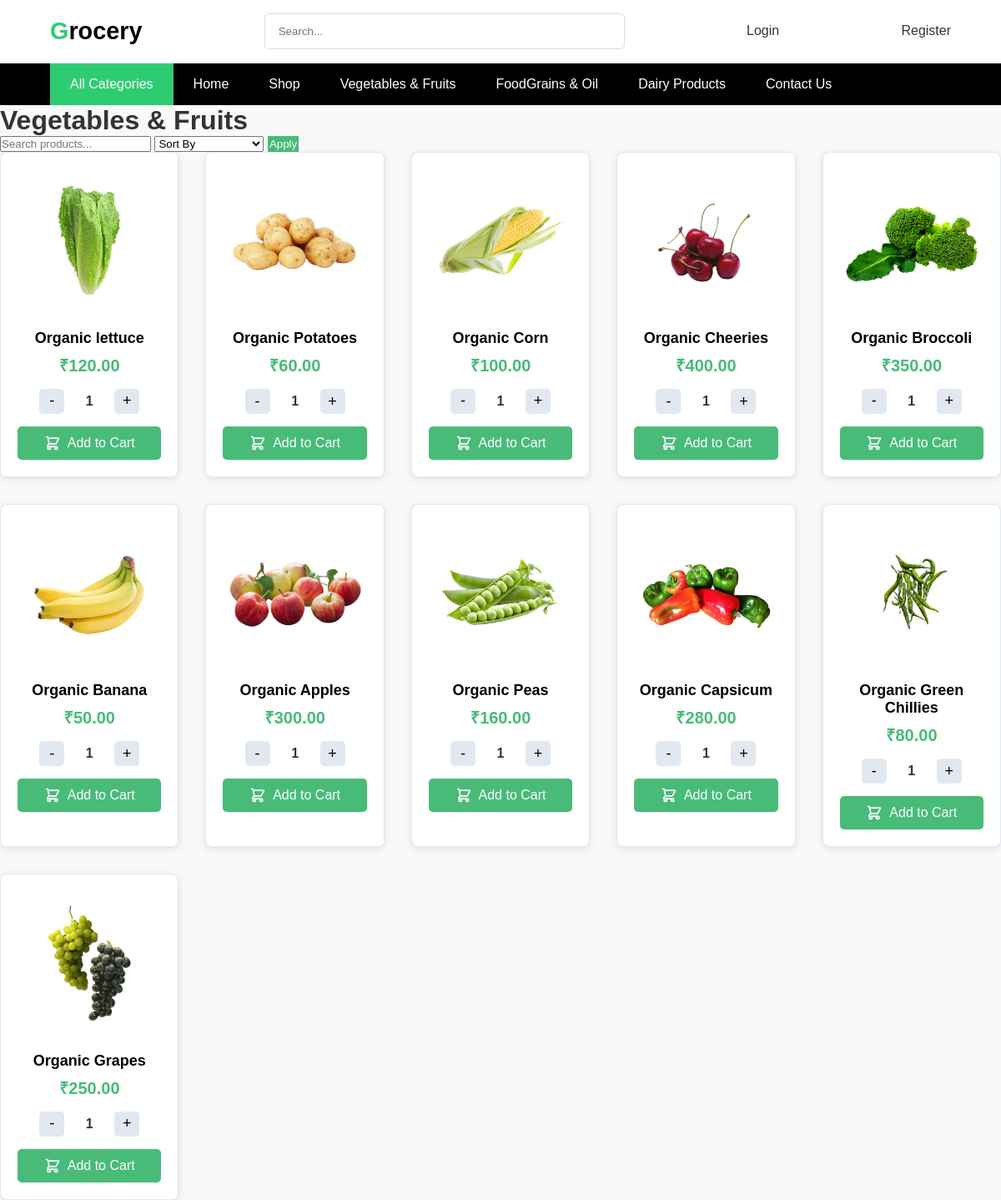
Page /vege-fruit/ on the committed database.
### product/models.py (models this page shows, shortened)
class Product(models.Model):
    name = models.CharField(max_length=255)
    description = models.TextField()
    selling_price = models.DecimalField(max_digits=10, decimal_places=2)
    discounted_price = models.DecimalField(max_digits=10, decimal_places=2)
    category = models.CharField(choices=CATEGORY_CHOICE, max_length=18)
    image = models.ImageField(upload_to='products/')

### product/views.py (the view)
# urls.py: path('vege-fruit/',VegFruit,name='vege_fruit'),
def VegFruit(request):
    products = Product.objects.filter(category="Vegetable & Fruits")
    query = request.GET.get('query', '')
    sort_by = request.GET.get('sort_by', '')
    if query:
        products = products.filter(
            Q(name__icontains=query) |
            Q(description__icontains=query)
        )
    if sort_by == 'low_to_high':
        products = products.order_by('selling_price')  # Ascending price
    elif sort_by == 'high_to_low':
        products = products.order_by('-selling_price')  # Descending price
    else:
        products = products.order_by('-id')  # Default: newest first
    context = {
        'products': products,
        'query': query,
        'selected_sort': sort_by,
    }
    return render(request, 'product/vege_fruit.html', context)

### product/templates/product/vege_fruit.html (shortened to what this page needs)
{% extends 'base.html' %}
{% load static %}
{% block style %}
<link rel="stylesheet" href="{% static 'css/groceryCart.css' %}">
{% endblock %}
{% block HeroSection %}
<div class="page-content">
    <h1 class="page-title">Vegetables & Fruits</h1>
    <form method="get" class="filter-form">
        <input type="text" name="query" placeholder="Search products..." value="{{ query }}" class="search-input">
        <select name="sort_by" class="sort-dropdown">
            <option value="">Sort By</option>
        </select>
        <button type="submit" style="background-color: #48bb78;border: none; color: white; padding: 2px;" class="filter-btn">Apply</button>
    </form>
    <div class="product-grid">
        {% for product in products %}
        <div class="product-card">
            <img src="{{ product.image.url }}" alt="{{ product.name }}" class="product-image">
            <h3 class="product-name">{{ product.name }}</h3>
            <p class="product-price">&#8377;{{ product.selling_price }}</p>
            <div class="quantity-controls">
                <button class="quantity-btn" onclick="decrementQuantity(this)">-</button>
                <span class="quantity">1</span>
                <button class="quantity-btn" onclick="incrementQuantity(this)">+</button>
            </div>
            <a href="{% url 'Show_Cart' %}"><button class="add-to-cart" onclick="addToCart(this)">
                Add to Cart
            </button></a>
        </div>
        {% empty %}
        <p class="no-products">No products found.</p>
        {% endfor %}
    </div>
</div>
{% endblock %}

### static/css/base.css (style rules this page uses)
* { margin: 0; padding: 0; box-sizing: border-box; font-family: Arial, sans-serif; }
:root { --primary-color: #2ecc71; --dark-text: #000000; --light-gray: #f5f5f5; }
.product-grid { display: grid; grid-template-columns: repeat(auto-fit, minmax(200px, 1fr)); gap: 2rem; }
.product-card { background: white; padding: 1rem; border-radius: 8px; text-align: center; box-shadow: 0 2px 10px rgba(0,0,0,0.1); transition: transform 0.3s; }
.product-card img { width: 100%; height: auto; margin-bottom: 1rem; border-radius: 4px; }
.product-card h3 { color: var(--dark-text); margin-bottom: 0.5rem; }

### static/css/groceryCart.css (style rules this page uses)
body { font-family: 'Roboto', sans-serif; margin: 0; padding: 0; background-color: #f9f9f9; color: #333; }
a { text-decoration: none; color: inherit; transition: color 0.3s ease; }
.product-card { border: 1px solid #e2e8f0; border-radius: 8px; padding: 20px; text-align: center; transition: transform 0.3s; background-color: white; }
.product-image { width: 200px; height: 200px; object-fit: cover; margin-bottom: 15px; }
.product-name { font-size: 18px; color: #2d3748; margin-bottom: 10px; }
.product-price { color: #48bb78; font-weight: bold; font-size: 20px; margin-bottom: 15px; }
.add-to-cart { background-color: #48bb78; color: white; border: none; padding: 10px 15px; border-radius: 5px; cursor: pointer; font-size: 16px; transition: all 0.3s ease; width: 100%; display: flex; align-items: center; justify-content: center; gap: 8px; }
.cart-icon { width: 20px; height: 20px; }
.quantity-controls { display: flex; align-items: center; justify-content: center; gap: 10px; margin-bottom: 15px; }
.quantity-btn { background-color: #e2e8f0; border: none; width: 30px; height: 30px; border-radius: 5px; cursor: pointer; font-size: 18px; display: flex; align-items: center; justify-content: center; transition: background-color 0.3s; }
.quantity { font-size: 16px; font-weight: bold; min-width: 40px; text-align: center; }

### rows in the picture
Product: image (picture), name "Organic lettuce", selling_price "120.00"
Product: image (picture), name "Organic Potatoes", selling_price "60.00"
Product: image (picture), name "Organic Corn", selling_price "100.00"
Product: image (picture), name "Organic Cheeries", selling_price "400.00"
Product: image (picture), name "Organic Broccoli", selling_price "350.00"
Product: image (picture), name "Organic Banana", selling_price "50.00"
Product: image (picture), name "Organic Apples", selling_price "300.00"
Product: image (picture), name "Organic Peas", selling_price "160.00"
Product: image (picture), name "Organic Capsicum", selling_price "280.00"
Product: image (picture), name "Organic Green Chillies", selling_price "80.00"
Product: image (picture), name "Organic Grapes", selling_price "250.00"
